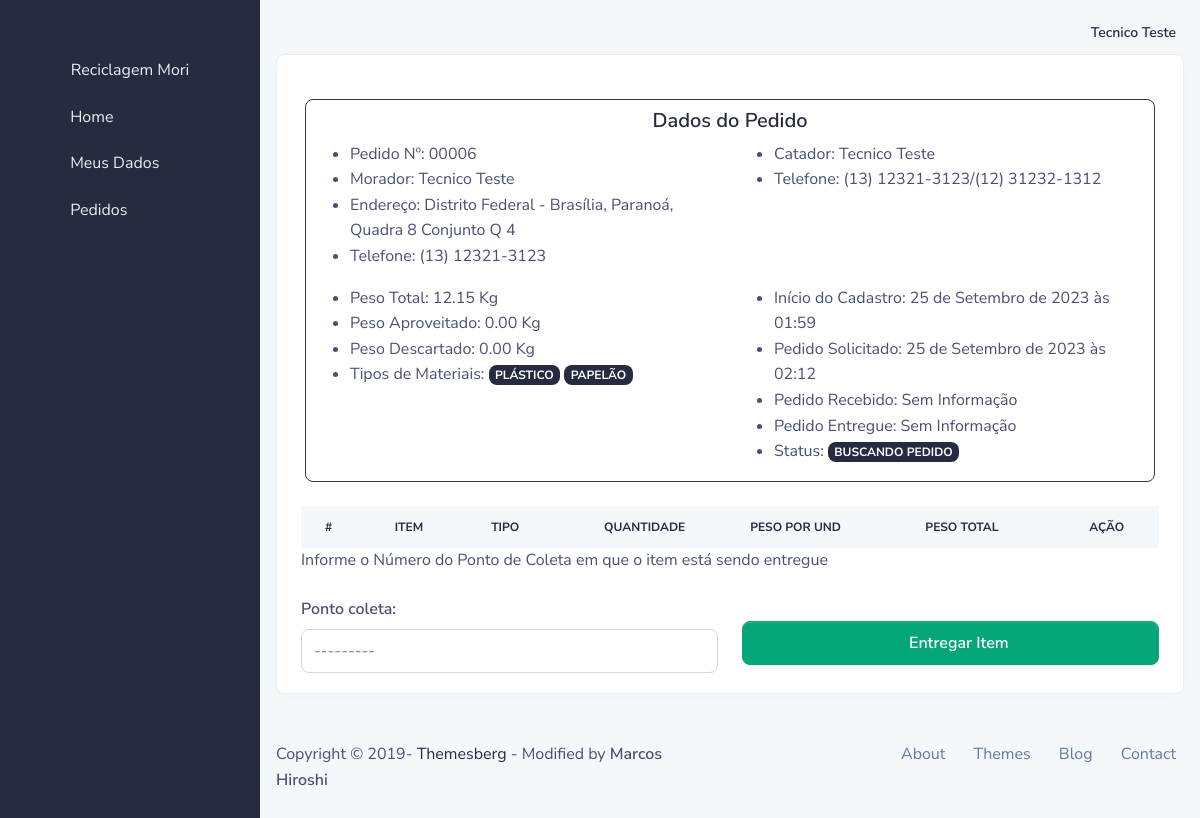
Screenshot of /catador/pedido/17/entregar/17/item/ (signed in) with the database file from the repository.
### usuario/models.py (models this page shows, shortened)
class User(AbstractBaseUser, PermissionsMixin):
    email = models.EmailField(verbose_name='Email de usuário', unique=True)
    first_name = models.CharField(max_length=300, blank=True, verbose_name='Nome')
    last_name = models.CharField(max_length=300, blank=True, verbose_name='Sobrenome')
    date_joined = models.DateTimeField(_('date joined'), auto_now_add=True)
    is_active = models.BooleanField(_('active'), default=False)
    is_staff = models.BooleanField(_('staff'), default=False)
    profile_active = models.ForeignKey(Group, models.DO_NOTHING, related_name='profile_active', blank=True, null=True)
    objects = UserManager()
    USERNAME_FIELD = 'email'
    REQUIRED_FIELDS = ['first_name', 'last_name']
    class Meta:
        verbose_name = _('user')
        verbose_name_plural = _('users')
    def get_full_name(self):
        return ('%s %s' % (self.first_name, self.last_name)).strip()
    def __str__(self):
        return self.get_full_name().title()

### core/models/servico.py (models this page shows, shortened)
class OrdemServico(models.Model):
    status = models.ForeignKey(StatusServico, models.DO_NOTHING, related_name='ordem_servico_status')
    morador = models.ForeignKey(Morador, models.DO_NOTHING, related_name='ordem_servico_morador')
    catador = models.ForeignKey(Catador, models.DO_NOTHING, related_name='ordem_servico_catador', blank=True, null=True)
    data_criada = models.DateTimeField(auto_now_add=True)
    data_solicitada = models.DateTimeField(blank=True, null=True)
    data_buscada = models.DateTimeField(blank=True, null=True)
    data_entregue = models.DateTimeField(blank=True, null=True)
    def peso_total_servico(self):
        total = 0
        if hasattr(self, 'itens_ordem_servico'):
            for item in self.itens_ordem_servico.all():
                total += item.peso_total()
        return '%.2f' % total
    def peso_real(self):
        total = 0
        if hasattr(self, 'itens_ordem_servico'):
            for item in self.itens_ordem_servico.all():
                total += item.peso_total() if item.status.nome in ['ACEITO', 'ENTREGUE'] else 0
        return '%.2f' % total
    def peso_descartado(self):
        total = 0
        if hasattr(self, 'itens_ordem_servico'):
            for item in self.itens_ordem_servico.all():
                total += item.peso_total() if item.status.nome == 'NÃO ACEITO' else 0
        return '%.2f' % total
    def materiais_servico(self):
        lista = []
        if hasattr(self, 'itens_ordem_servico'):
            for item in self.itens_ordem_servico.all():
                if item.item.tipo.nome not in lista:
                    lista.append(item.item.tipo.nome)
        return lista
    def numero(self):
        return '{:0>5}'.format(self.id)

class ItemServico(models.Model):
    ordem = models.ForeignKey(OrdemServico, models.DO_NOTHING, related_name='itens_ordem_servico')
    status = models.ForeignKey(StatusItem, models.DO_NOTHING, related_name='itens_status', default=1)
    ponto_coleta = models.ForeignKey(PontoColeta, models.DO_NOTHING, related_name='itens_ponto_coleta', blank=True, null=True)
    item = models.ForeignKey(Item, models.DO_NOTHING, related_name='ordem_servico_item', verbose_name='Item para ser reciclado')
    qtd = models.PositiveIntegerField(verbose_name='Quantidade do mesmo item')
    class Meta:
        ordering = ['id']
    def peso_total(self):
        return (self.item.peso * self.qtd)/1000

class StatusItem(models.Model):
    nome = models.CharField(max_length=100)

class StatusServico(models.Model):
    nome = models.CharField(max_length=100)
    def __str__(self):
        return self.nome

### morador/models.py (models this page shows, shortened)
class Morador(models.Model):
    date_create = models.DateTimeField(auto_now_add=True)
    data_updated = models.DateTimeField(auto_now=True)
    user = models.OneToOneField(User, models.DO_NOTHING, related_name='morador_usuario')
    cpf = models.CharField(max_length=14, verbose_name='CPF')
    data_nascimento = models.DateField(verbose_name='Data de nascimento')
    genero = models.ForeignKey(Genero, models.DO_NOTHING, verbose_name='Gênero')
    telefone_1 = models.CharField(max_length=18, verbose_name='Telefone 1', help_text='(WHATSAPP)')
    telefone_2 = models.CharField(max_length=18, verbose_name='Telefone 2', null=True, blank=True)
    cep = models.CharField(max_length=9, verbose_name='CEP')
    logradouro = models.CharField(max_length=255, verbose_name='Endereço')
    complemento = models.CharField(max_length=255, verbose_name='Complemento', null=True, blank=True)
    municipio = models.ForeignKey(Municipio, models.DO_NOTHING, verbose_name='Município')
    longitude = models.DecimalField(max_length=255, max_digits=20, decimal_places=18, verbose_name='longitude', help_text='Coordenada geográfica da sua residência')
    latitude = models.DecimalField(max_length=255, max_digits=20, decimal_places=18, verbose_name='latitude', help_text='Coordenada geográfica da sua residência')
    def __str__(self):
        return self.user.get_full_name().title()
    def endereco(self):
        endereco = '%s - %s, %s %s' % (
            self.municipio.estado.nome,
            self.municipio.nome,
            self.logradouro,
            self.complemento if self.complemento else ''
        )
        return endereco.title()

### core/models/localidade.py (models this page shows, shortened)
class Municipio(models.Model):
    nome = models.CharField(verbose_name="NOME", max_length=255)
    estado = models.ForeignKey(Estado, models.DO_NOTHING, verbose_name="ESTADO")

class Estado(models.Model):
    nome = models.CharField(max_length=255, verbose_name="NOME")
    uf = models.CharField(max_length=2, verbose_name="UF")
    regiao = models.ForeignKey(Regiao, models.DO_NOTHING, verbose_name="REGIÃO")

### catador/models.py (models this page shows, shortened)
class Catador(models.Model):
    date_create = models.DateTimeField(auto_now_add=True)
    data_updated = models.DateTimeField(auto_now=True)
    user = models.OneToOneField(User, models.DO_NOTHING, related_name='catador_usuario')
    cpf = models.CharField(max_length=14, verbose_name='CPF')
    data_nascimento = models.DateField(verbose_name='Data de nascimento')
    genero = models.ForeignKey(Genero, models.DO_NOTHING, verbose_name='Gênero')
    telefone_1 = models.CharField(max_length=18, verbose_name='Telefone 1', help_text='(WHATSAPP)')
    telefone_2 = models.CharField(max_length=18, verbose_name='Telefone 2', null=True, blank=True)
    cep = models.CharField(max_length=9, verbose_name='CEP')
    logradouro = models.CharField(max_length=255, verbose_name='Endereço')
    complemento = models.CharField(max_length=255, verbose_name='Complemento', null=True, blank=True)
    municipio = models.ForeignKey(Municipio, models.DO_NOTHING, verbose_name='Município')
    longitude = models.DecimalField(max_length=255, max_digits=20, decimal_places=18, verbose_name='longitude', help_text='Coordenada geográfica da sua residência')
    latitude = models.DecimalField(max_length=255, max_digits=20, decimal_places=18, verbose_name='latitude', help_text='Coordenada geográfica da sua residência')
    def __str__(self):
        return self.user.get_full_name().title()

### core/models/item.py (models this page shows, shortened)
class Item(models.Model):
    nome = models.CharField(max_length=100, verbose_name="NOME")
    tipo = models.ForeignKey(Tipo, models.DO_NOTHING, related_name='item_tipo')
    peso = models.PositiveIntegerField()
    class Meta:
        ordering = ['nome']

class Tipo(models.Model):
    nome = models.CharField(max_length=100, verbose_name="NOME")

### catador/views.py (the view, shortened to what this page needs)
# urls.py: path('pedido/<int:pk>/entregar/<int:pk_item>/item/', CatadorPedidoEntregarItemView.as_view(), name='catador_pedido_entregar_item'),
class CatadorPedidoEntregarItemView(PermissionRequiredMixin, UserPassesTestMixin, UpdateView):
    model = ItemServico
    template_name = '03_catador/pedido_entregar_item.html'
    form_class = CatadorPedidoEntregarForm
    permission_required = 'catador.view_catador'
    pk_url_kwarg = 'pk_item'
    def test_func(self):
        return True if self.request.user.is_authenticated and self.request.user.profile_active.name == 'CATADOR' else False
    def get_context_data(self, **kwargs):
        return dict(
            super().get_context_data(**kwargs),
            lst_itens=self.object.ordem.itens_ordem_servico.filter(status__nome='ACEITO')
        )

### catador/forms.py
class CatadorPedidoEntregarForm(forms.ModelForm):
    class Meta:
        model = ItemServico
        widgets = {
            'ponto_coleta': forms.Select(attrs={'class': 'form-control', 'placeholder': 'Nº Ponto'}),
        }
        fields = ['ponto_coleta']

### empresa/models.py (called while the page is built)
    def __str__(self):
        return '%s - %s' % (self.empresa.nome, self.numero())

    def numero(self):
        return '{:0>5}'.format(self.id)

### www/templates/03_catador/pedido_entregar_item.html (shortened to what this page needs)
{% extends '03_catador/base.html' %}
{% load static %}
{% block main %}
    <div class="row">
        <div class="col-md-12">
            <div class="card border-light shadow-sm">
                <div class="card-body">
                    {% include '02_morador/partials/dados_pedido.html' with pedido=object.ordem %}
                    <div class="row mt-4">
                        <div class="col-md-12">
                            <div class="table-responsive">
                                <table class="table table-centered table-nowrap m-0 rounded">
                                    <thead class="thead-light">
                                        <tr>
                                            <th class="border-0">#</th>
                                            <th class="border-0">Item</th>
                                            <th class="border-0">Tipo</th>
                                            <th class="border-0 text-center">Quantidade</th>
                                            <th class="border-0">Peso Por Und</th>
                                            <th class="border-0">Peso Total</th>
                                            <th class="border-0 text-center">Ação</th>
                                        </tr>
                                    </thead>
                                </table>
                            </div>
                        </div>
                    </div>
                    <p>Informe o Número do Ponto de Coleta em que o item está sendo entregue</p>
                    <form method="POST">
                        <div class="row mt-4">
                            <div class="col">
                                {{ form }}
                            </div>
                            <div class="col">
                                <button class="btn btn-success btn-block mt-4">
                                    <i class="fas fa-truck-loading"></i> Entregar Item
                                </button>
                            </div>
                        </div>
                    </form>
                </div>
            </div>
        </div>
    </div>
{% endblock main %}

### www/templates/03_catador/partials/navbar_main.html (shortened to what this page needs)
{% load static %}
<nav class="navbar navbar-top navbar-expand navbar-dashboard navbar-dark pl-0 pr-2 pb-0">
    <div class="container-fluid px-0">
        <div class="d-flex justify-content-between w-100" id="navbarSupportedContent">
            <ul class="navbar-nav align-items-center">
                <li class="nav-item dropdown">
                    <a class="nav-link pt-1 px-0" href="#" role="button" data-toggle="dropdown" aria-haspopup="true"
                       aria-expanded="false">
                        <div class="media d-flex align-items-center">
                            <i class="fa fa-user" style="font-size: 18px; color: #0a0b10"></i>
                            <div class="media-body ml-2 text-dark align-items-center d-lg-block">
                                <span class="mb-0 font-small font-weight-bold">{{ user|title }}</span>
                            </div>
                        </div>
                    </a>
                </li>
            </ul>
        </div>
    </div>
</nav>

### www/templates/02_morador/partials/dados_pedido.html
<div class="row mt-4 border border-black rounded ml-1 mr-1">
    <div class="col-12">
        <h5 class="text-center mt-2">Dados do Pedido</h5>
        <div class="row">
            <div class="col">
                <ul>
                    <li>Pedido Nº: {{ pedido.numero }}</li>
                    <li>Morador: {{ pedido.morador }}</li>
                    <li>Endereço: {{ pedido.morador.endereco }}</li>
                    <li>Telefone: {{ pedido.morador.telefone_1 }}{% if pedido.morador.telefone_2 %}/{{ pedido.morador.telefone_2 }}{% endif %}</li>
                </ul>
            </div>
            <div class="col">
                <ul>
                    <li>Catador: {{ pedido.catador|default_if_none:'Sem Informação' }}</li>
                    <li>Telefone: {{ pedido.catador.telefone_1|default:'Sem Informação' }}{% if pedido.catador.telefone_2 %}/{{ pedido.catador.telefone_2 }}{% endif %}</li>
                </ul>
            </div>
        </div>
        <div class="row">
            <div class="col">
                <ul>
                    <li>Peso Total: {{ pedido.peso_total_servico }} Kg</li>
                    <li>Peso Aproveitado: {{ pedido.peso_real }} Kg</li>
                    <li>Peso Descartado: {{ pedido.peso_descartado }} Kg</li>
                    <li>Tipos de Materiais: {% for tipo in pedido.materiais_servico %}<span class="badge badge-md bg-primary">{{ tipo }}</span> {% empty %} SEM INFORMAÇÃO {% endfor %}</li>
                </ul>
            </div>
            <div class="col">
                <ul>
                    <li>Início do Cadastro: {{ pedido.data_criada }}</li>
                    <li>Pedido Solicitado: {{ pedido.data_solicitada|default_if_none:'Sem Informação' }}</li>
                    <li>Pedido Recebido: {{ pedido.data_buscada|default_if_none:'Sem Informação' }}</li>
                    <li>Pedido Entregue: {{ pedido.data_entregue|default_if_none:'Sem Informação' }}</li>
                    <li>Status: <span class="badge badge-md bg-primary">{{ pedido.status }}</span></li>
                </ul>
            </div>
        </div>
    </div>
</div>

### rows the page displays
User: first_name+last_name "Tecnico Teste"
OrdemServico: numero "00006", morador "Tecnico Teste", morador.endereco "Distrito Federal - Brasília, Paranoá, Quadra 8 Conjunto Q 4", morador.telefone_1 "(13) 12321-3123", catador "Tecnico Teste", catador.telefone_1 "(13) 12321-3123", catador.telefone_2 "(12) 31232-1312", peso_total_servico "12.15", peso_real "0.00", peso_descartado "0.00", data_criada "25 de Setembro de 2023 às 01:59", data_solicitada "25 de Setembro de 2023 às 02:12", data_buscada "Sem Informação", data_entregue "Sem Informação", status "BUSCANDO PEDIDO"
Tipo: materiais_servico "PLÁSTICO"
Tipo: materiais_servico "PAPELÃO"
ItemServico: ponto_coleta "---------"
